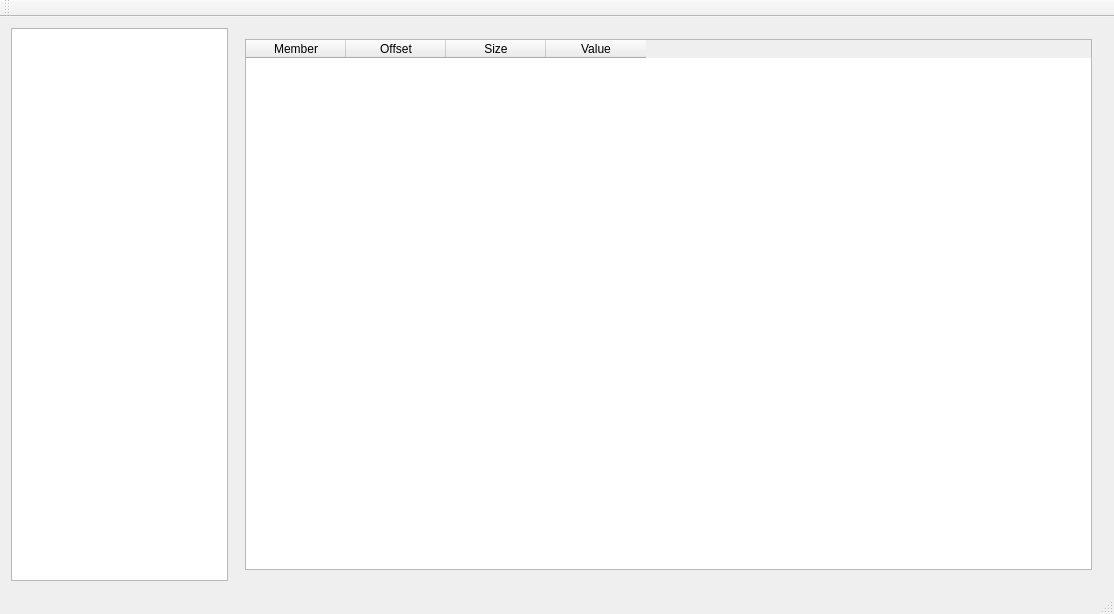
<?xml version="1.0" encoding="UTF-8"?>
<ui version="4.0">
 <class>MainWindow</class>
 <widget class="QMainWindow" name="MainWindow">
  <property name="geometry">
   <rect>
    <x>0</x>
    <y>0</y>
    <width>1114</width>
    <height>614</height>
   </rect>
  </property>
  <property name="windowTitle">
   <string>MainWindow</string>
  </property>
  <widget class="QWidget" name="centralWidget">
   <layout class="QVBoxLayout" name="verticalLayout_2">
    <item>
     <layout class="QHBoxLayout" name="horizontalLayout" stretch="1,4">
      <item>
       <widget class="QTreeView" name="treeView"/>
      </item>
      <item>
       <widget class="QStackedWidget" name="stackedWidget">
        <property name="currentIndex">
         <number>5</number>
        </property>
        <widget class="QWidget" name="page_NH">
         <layout class="QVBoxLayout" name="verticalLayout">
          <item>
           <widget class="QTableWidget" name="tableWidget">
            <column>
             <property name="text">
              <string>Member</string>
             </property>
            </column>
            <column>
             <property name="text">
              <string>Offset</string>
             </property>
            </column>
            <column>
             <property name="text">
              <string>Size</string>
             </property>
            </column>
            <column>
             <property name="text">
              <string>Value</string>
             </property>
            </column>
           </widget>
          </item>
         </layout>
        </widget>
        <widget class="QWidget" name="page_SH">
         <layout class="QVBoxLayout" name="verticalLayout_4">
          <item>
           <layout class="QVBoxLayout" name="verticalLayout_3" stretch="1,4">
            <item>
             <widget class="QTableWidget" name="tw_pesh_2">
              <row>
               <property name="text">
                <string/>
               </property>
              </row>
              <column>
               <property name="text">
                <string>Name</string>
               </property>
              </column>
              <column>
               <property name="text">
                <string>Virtual Size</string>
               </property>
              </column>
              <column>
               <property name="text">
                <string>Virtual Address</string>
               </property>
              </column>
              <column>
               <property name="text">
                <string>Raw Size</string>
               </property>
              </column>
              <column>
               <property name="text">
                <string>Raw Address</string>
               </property>
              </column>
              <column>
               <property name="text">
                <string>Reloc Address</string>
               </property>
              </column>
              <column>
               <property name="text">
                <string>Linenumbers</string>
               </property>
              </column>
              <column>
               <property name="text">
                <string>Relocations Number</string>
               </property>
              </column>
              <column>
               <property name="text">
                <string>Linenumbers Number</string>
               </property>
              </column>
              <column>
               <property name="text">
                <string>Characteristics</string>
               </property>
              </column>
             </widget>
            </item>
            <item>
             <widget class="QTableWidget" name="tw_pesh_1">
              <column>
               <property name="text">
                <string>Byte[8]</string>
               </property>
              </column>
              <column>
               <property name="text">
                <string>Dword</string>
               </property>
              </column>
              <column>
               <property name="text">
                <string>Dword</string>
               </property>
              </column>
              <column>
               <property name="text">
                <string>Dword</string>
               </property>
              </column>
              <column>
               <property name="text">
                <string>Dword</string>
               </property>
              </column>
              <column>
               <property name="text">
                <string>Dword</string>
               </property>
              </column>
              <column>
               <property name="text">
                <string>Dword</string>
               </property>
              </column>
              <column>
               <property name="text">
                <string>Word</string>
               </property>
              </column>
              <column>
               <property name="text">
                <string>Word</string>
               </property>
              </column>
              <column>
               <property name="text">
                <string>Dword</string>
               </property>
              </column>
             </widget>
            </item>
           </layout>
          </item>
         </layout>
        </widget>
        <widget class="QWidget" name="page_Export_Directory">
         <layout class="QGridLayout" name="gridLayout_2">
          <item row="0" column="0">
           <layout class="QVBoxLayout" name="verticalLayout_7">
            <item>
             <widget class="QTableWidget" name="tw_export_dir_1">
              <column>
               <property name="text">
                <string>Member</string>
               </property>
              </column>
              <column>
               <property name="text">
                <string>Offset</string>
               </property>
              </column>
              <column>
               <property name="text">
                <string>Size</string>
               </property>
              </column>
              <column>
               <property name="text">
                <string>Value</string>
               </property>
              </column>
             </widget>
            </item>
            <item>
             <widget class="QTableWidget" name="tw_export_dir_2">
              <column>
               <property name="text">
                <string>Ordinal</string>
               </property>
              </column>
              <column>
               <property name="text">
                <string>Function RVA</string>
               </property>
              </column>
              <column>
               <property name="text">
                <string>Name Ordinal</string>
               </property>
              </column>
              <column>
               <property name="text">
                <string>Name RVA</string>
               </property>
              </column>
              <column>
               <property name="text">
                <string>Name</string>
               </property>
              </column>
             </widget>
            </item>
           </layout>
          </item>
         </layout>
        </widget>
        <widget class="QWidget" name="page_AC">
         <layout class="QFormLayout" name="formLayout">
          <item row="0" column="0">
           <layout class="QHBoxLayout" name="horizontalLayout_2">
            <item>
             <layout class="QVBoxLayout" name="verticalLayout_5">
              <item>
               <widget class="QLabel" name="label">
                <property name="minimumSize">
                 <size>
                  <width>0</width>
                  <height>25</height>
                 </size>
                </property>
                <property name="text">
                 <string>VA</string>
                </property>
               </widget>
              </item>
              <item>
               <widget class="QLabel" name="label_2">
                <property name="minimumSize">
                 <size>
                  <width>0</width>
                  <height>25</height>
                 </size>
                </property>
                <property name="text">
                 <string>RVA</string>
                </property>
               </widget>
              </item>
              <item>
               <widget class="QLabel" name="label_3">
                <property name="minimumSize">
                 <size>
                  <width>0</width>
                  <height>25</height>
                 </size>
                </property>
                <property name="text">
                 <string>File Offset</string>
                </property>
               </widget>
              </item>
             </layout>
            </item>
            <item>
             <layout class="QVBoxLayout" name="verticalLayout_6">
              <item>
               <widget class="QLineEdit" name="lineEdit_VA">
                <property name="minimumSize">
                 <size>
                  <width>0</width>
                  <height>25</height>
                 </size>
                </property>
               </widget>
              </item>
              <item>
               <widget class="QLineEdit" name="lineEdit_RVA">
                <property name="minimumSize">
                 <size>
                  <width>0</width>
                  <height>25</height>
                 </size>
                </property>
               </widget>
              </item>
              <item>
               <widget class="QLineEdit" name="lineEdit_FA">
                <property name="minimumSize">
                 <size>
                  <width>0</width>
                  <height>25</height>
                 </size>
                </property>
               </widget>
              </item>
             </layout>
            </item>
           </layout>
          </item>
         </layout>
        </widget>
        <widget class="QWidget" name="page_ID">
         <layout class="QGridLayout" name="gridLayout">
          <item row="0" column="0">
           <widget class="QTableWidget" name="tw_peid_1">
            <property name="sizePolicy">
             <sizepolicy hsizetype="Expanding" vsizetype="Expanding">
              <horstretch>0</horstretch>
              <verstretch>0</verstretch>
             </sizepolicy>
            </property>
            <column>
             <property name="text">
              <string>Module Name</string>
             </property>
            </column>
            <column>
             <property name="text">
              <string>Imports</string>
             </property>
            </column>
            <column>
             <property name="text">
              <string>OFTs</string>
             </property>
            </column>
            <column>
             <property name="text">
              <string>TimeDateStamp</string>
             </property>
            </column>
            <column>
             <property name="text">
              <string>ForwarderChain</string>
             </property>
            </column>
            <column>
             <property name="text">
              <string>Name RVA</string>
             </property>
            </column>
            <column>
             <property name="text">
              <string>FTs(IAT)</string>
             </property>
            </column>
           </widget>
          </item>
          <item row="1" column="0">
           <widget class="QTableWidget" name="tw_peid_2">
            <column>
             <property name="text">
              <string>OFTs</string>
             </property>
            </column>
            <column>
             <property name="text">
              <string>FTs(IAT)</string>
             </property>
            </column>
            <column>
             <property name="text">
              <string>Hint</string>
             </property>
            </column>
            <column>
             <property name="text">
              <string>Name</string>
             </property>
            </column>
           </widget>
          </item>
         </layout>
        </widget>
        <widget class="QWidget" name="page_tls_dir">
         <layout class="QGridLayout" name="gridLayout_5">
          <item row="0" column="0">
           <widget class="QTableWidget" name="tw_petls">
            <column>
             <property name="text">
              <string>Member</string>
             </property>
            </column>
            <column>
             <property name="text">
              <string>Offset</string>
             </property>
            </column>
            <column>
             <property name="text">
              <string>Size</string>
             </property>
            </column>
            <column>
             <property name="text">
              <string>Value</string>
             </property>
            </column>
           </widget>
          </item>
         </layout>
        </widget>
        <widget class="QWidget" name="page_RD">
         <layout class="QGridLayout" name="gridLayout_4">
          <item row="0" column="0">
           <layout class="QGridLayout" name="gridLayout_3">
            <item row="0" column="0">
             <widget class="QTableWidget" name="tw_perd_1">
              <column>
               <property name="text">
                <string>RVA</string>
               </property>
              </column>
              <column>
               <property name="text">
                <string>Size Of Block</string>
               </property>
              </column>
              <column>
               <property name="text">
                <string>Items</string>
               </property>
              </column>
             </widget>
            </item>
            <item row="1" column="0">
             <widget class="QTableWidget" name="tw_perd_2">
              <column>
               <property name="text">
                <string>Item</string>
               </property>
              </column>
              <column>
               <property name="text">
                <string>RVA</string>
               </property>
              </column>
              <column>
               <property name="text">
                <string>Type</string>
               </property>
              </column>
             </widget>
            </item>
           </layout>
          </item>
         </layout>
        </widget>
       </widget>
      </item>
     </layout>
    </item>
   </layout>
  </widget>
  <widget class="QMenuBar" name="menuBar">
   <property name="geometry">
    <rect>
     <x>0</x>
     <y>0</y>
     <width>1114</width>
     <height>23</height>
    </rect>
   </property>
  </widget>
  <widget class="QToolBar" name="mainToolBar">
   <attribute name="toolBarArea">
    <enum>TopToolBarArea</enum>
   </attribute>
   <attribute name="toolBarBreak">
    <bool>false</bool>
   </attribute>
  </widget>
  <widget class="QStatusBar" name="statusBar"/>
 </widget>
 <layoutdefault spacing="6" margin="11"/>
 <resources/>
 <connections/>
</ui>
